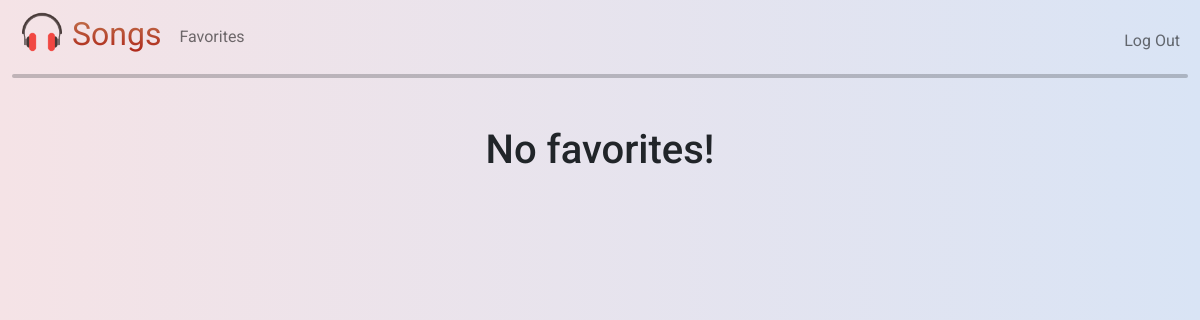
The page /favorites (signed in) on the database as committed earlier.
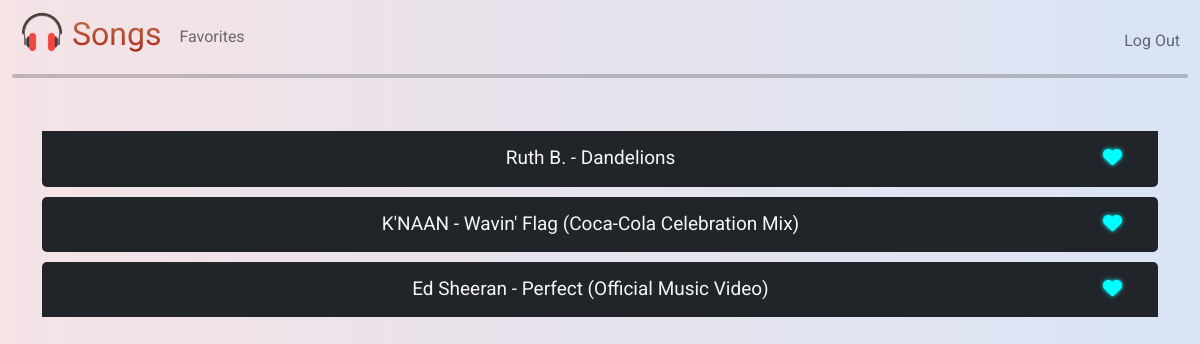
The same page on the database as committed later.
### tables this page shows
CREATE TABLE songs (
id TEXT PRIMARY KEY NOT NULL,
title TEXT NOT NULL,
channel TEXT,
thumbnail TEXT,
lyrics TEXT,
file TEXT);

### app.py (the view)
@app.route("/favorites", methods=["GET", "POST"])
@login_required
def favorites():
    if request.method == "POST":
        song = request.json['songId']
        if not song:
            return apology("An error occured!")
        title = db.execute("SELECT title FROM songs WHERE id = ?", song)[0]['title']
        result = db.execute("SELECT * FROM favorites WHERE user_id = ? AND song_id = ?", session['user_id'], song)
        if result == []:
            db.execute("INSERT INTO favorites(user_id, song_id) VALUES(?, ?)", session['user_id'], song)
            return f"Added {title}"
        else:
            db.execute("DELETE FROM favorites WHERE user_id = ? AND song_id = ?", session['user_id'], song)
            return f"Removed {title}"
    else:
        results = db.execute("SELECT * FROM favorites WHERE user_id = ?", session['user_id'])
        if results == []:
            return render_template("favorites.html")
        favorites = []
        for res in results:
            song_info = db.execute("SELECT * FROM songs WHERE id = ?", res['song_id'])[0]
            favorites.append(song_info)
        return render_template("favorites.html", favorites=favorites)

### helpers/tools.py (called while the page is built)
def login_required(f):
    @wraps(f)
    def decorated_function(*args, **kwargs):
        if session.get("user_id") is None:
            return redirect("/login")
        return f(*args, **kwargs)
    return decorated_function

### templates/favorites.html (shortened to what this page needs)
{% extends "layout.html" %}
{% block head %}
  <link href="/static/css/favorites.css" rel="stylesheet">
{% endblock %}
{% block main %}
{% if favorites %}
<ul class="list-group list-group-flush">
  {% for fav in favorites %}
    <li class="list-group-item bg-dark fav-item">
      <div class="fav-container">
        <div> <a href="/play?songId={{ fav.id }}">{{ fav.title }}</a> </div>
        <div> <i class="fa fa-heart clicked"></i> </div>
      </div>
    </li>
  {% endfor %}
</ul>
{% else %}
  <h1>No favorites!</h1>
{% endif %}
{% endblock %}

### templates/layout.html (shortened to what this page needs)
<!DOCTYPE html>
<html lang="en">
<head>
    <link href="https://cdn.jsdelivr.net/npm/bootstrap@5.1.3/dist/css/bootstrap.min.css" rel="stylesheet">
    <link href="../static/css/styles.css" rel="stylesheet">
    {% block head %}{% endblock%}
</head>
<body>
    <nav class="navbar navbar-expand-lg navbar-light bg-custom">
        <div class="container-fluid">
            <a class="navbar-brand" href="/">
                <span><img src="../static/images/titleIcon.png"></span>
                <span id="gradientTitle">Songs</span>
            </a>
            <div class="collapse navbar-collapse" id="navbarSupportedContent">
                {% if session['user_id'] %}
                    <ul class="navbar-nav mb-2 me-3 mb-lg-0">
                        <li class="nav-item"><a class="nav-link" href="/favorites">Favorites</a></li>
                    </ul>
                    <ul class="navbar-nav ms-auto mt-2">
                        <li class="nav-item"><a class="nav-link" href="/logout">Log Out</a></li>
                    </ul>
                {% else %}
                    <ul class="navbar-nav ms-auto mt-2">
                        <li class="nav-item"><a class="nav-link" href="/register">Register</a></li>
                        <li class="nav-item"><a class="nav-link" href="/login">Log In</a></li>
                    </ul>
                {% endif %}
            </div>
        </div>
    </nav>
    <hr id="nav-seperator">
    <main class="container py-5 text-center">
        {% block main %}{% endblock %}
    </main>
</body>
</html>

### static/css/styles.css (style rules this page uses)
* { font-family: Roboto; }
.bg-custom { background: linear-gradient(to right, #F5E3E6, #D9E4F5); }
.navbar-brand { position: relative; bottom: 3px; font-size: xx-large; }
.navbar-brand #gradientTitle { background: -webkit-linear-gradient(#c58357, #ab1a11); -webkit-background-clip: text; -webkit-text-fill-color: transparent; }
.navbar-brand { display: flex; align-items: center; gap: 0 10px; margin: 0 10px; }
.navbar-brand img { position: relative; width: 40px; top: -5px; }
.nav-link { color: black; }
body { background: #F5E3E6; background: -webkit-linear-gradient(to right, #F5E3E6, #D9E4F5); background: linear-gradient(to right, #F5E3E6, #D9E4F5); }
#nav-seperator { height: 4px; border-radius: 4px; margin-top: -4px; margin: auto; width: 98%; }
* { transition: box-shadow 0.2s; }

### static/css/favorites.css (style rules this page uses)
.clicked, .hovered { color: cyan; text-shadow: 0 0 4px cyan; cursor: pointer; }
.fav-item { margin: 5px 0; border-radius: 5px; }
.fav-container { display: flex; color: whitesmoke; font-size: 19px; padding: 5px 20px; width: 100%; }
.fav-container div:nth-of-type(1) { flex-grow: 3; }
.fav-container a { text-decoration: none; color: whitesmoke; transition: font-size 0.15s, color 0.15s; }

Rows that differ between the two databases and show on the page:
added songs: title "Ruth B. - Dandelions"
added songs: title "K'NAAN - Wavin' Flag (Coca-Cola Celebration Mix)"
added songs: title "Ed Sheeran - Perfect (Official Music Video)"
Other text that changed with them:
text no longer shown: "No favorites!"
